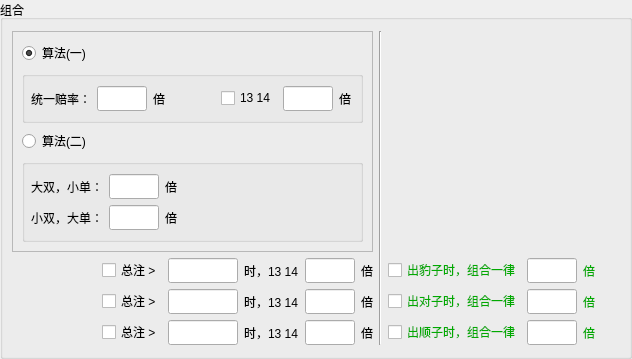
      <widget class="QGroupBox" name="groupBox_5">
       <property name="sizePolicy">
        <sizepolicy hsizetype="Fixed" vsizetype="Preferred">
         <horstretch>0</horstretch>
         <verstretch>0</verstretch>
        </sizepolicy>
       </property>
       <property name="maximumSize">
        <size>
         <width>650</width>
         <height>10000</height>
        </size>
       </property>
       <property name="title">
        <string>组合</string>
       </property>
       <layout class="QHBoxLayout" name="horizontalLayout_36">
        <property name="leftMargin">
         <number>9</number>
        </property>
        <item>
         <layout class="QVBoxLayout" name="verticalLayout_18">
          <item>
           <widget class="QFrame" name="frame">
            <property name="frameShape">
             <enum>QFrame::StyledPanel</enum>
            </property>
            <property name="frameShadow">
             <enum>QFrame::Raised</enum>
            </property>
            <layout class="QVBoxLayout" name="verticalLayout_13">
             <property name="leftMargin">
              <number>9</number>
             </property>
             <property name="topMargin">
              <number>9</number>
             </property>
             <item>
              <widget class="QRadioButton" name="rbAlg1">
               <property name="sizePolicy">
                <sizepolicy hsizetype="Fixed" vsizetype="Fixed">
                 <horstretch>0</horstretch>
                 <verstretch>0</verstretch>
                </sizepolicy>
               </property>
               <property name="text">
                <string>算法(一)</string>
               </property>
               <property name="checked">
                <bool>true</bool>
               </property>
              </widget>
             </item>
             <item>
              <widget class="QGroupBox" name="groupBox_7">
               <property name="title">
                <string/>
               </property>
               <layout class="QHBoxLayout" name="horizontalLayout_24">
                <property name="leftMargin">
                 <number>6</number>
                </property>
                <item>
                 <layout class="QHBoxLayout" name="horizontalLayout_22">
                  <item>
                   <widget class="QLabel" name="label_20">
                    <property name="text">
                     <string>统一赔率：</string>
                    </property>
                   </widget>
                  </item>
                  <item>
                   <widget class="QLineEdit" name="ledtGrpAccordLR">
                    <property name="sizePolicy">
                     <sizepolicy hsizetype="Fixed" vsizetype="Preferred">
                      <horstretch>0</horstretch>
                      <verstretch>0</verstretch>
                     </sizepolicy>
                    </property>
                    <property name="maximumSize">
                     <size>
                      <width>50</width>
                      <height>16777215</height>
                     </size>
                    </property>
                    <property name="font">
                     <font>
                      <family>微软雅黑</family>
                     </font>
                    </property>
                    <property name="styleSheet">
                     <string notr="true">color: rgb(0, 0, 255);</string>
                    </property>
                    <property name="alignment">
                     <set>Qt::AlignCenter</set>
                    </property>
                   </widget>
                  </item>
                  <item>
                   <widget class="QLabel" name="label_21">
                    <property name="text">
                     <string>倍</string>
                    </property>
                   </widget>
                  </item>
                 </layout>
                </item>
                <item>
                 <spacer name="horizontalSpacer_8">
                  <property name="orientation">
                   <enum>Qt::Horizontal</enum>
                  </property>
                  <property name="sizeHint" stdset="0">
                   <size>
                    <width>50</width>
                    <height>20</height>
                   </size>
                  </property>
                 </spacer>
                </item>
                <item>
                 <layout class="QHBoxLayout" name="horizontalLayout_23">
                  <item>
                   <widget class="QCheckBox" name="cbUseGrp1314LR">
                    <property name="text">
                     <string>13 14</string>
                    </property>
                   </widget>
                  </item>
                  <item>
                   <widget class="QLineEdit" name="ledtGrp1314LR">
                    <property name="sizePolicy">
                     <sizepolicy hsizetype="Fixed" vsizetype="Preferred">
                      <horstretch>0</horstretch>
                      <verstretch>0</verstretch>
                     </sizepolicy>
                    </property>
                    <property name="maximumSize">
                     <size>
                      <width>50</width>
                      <height>16777215</height>
                     </size>
                    </property>
                    <property name="font">
                     <font>
                      <family>微软雅黑</family>
                     </font>
                    </property>
                    <property name="styleSheet">
                     <string notr="true">color: rgb(0, 0, 255);</string>
                    </property>
                    <property name="alignment">
                     <set>Qt::AlignCenter</set>
                    </property>
                   </widget>
                  </item>
                  <item>
                   <widget class="QLabel" name="label_22">
                    <property name="sizePolicy">
                     <sizepolicy hsizetype="Fixed" vsizetype="Preferred">
                      <horstretch>0</horstretch>
                      <verstretch>0</verstretch>
                     </sizepolicy>
                    </property>
                    <property name="text">
                     <string>倍</string>
                    </property>
                   </widget>
                  </item>
                 </layout>
                </item>
               </layout>
              </widget>
             </item>
             <item>
              <widget class="QRadioButton" name="rbAlg2">
               <property name="text">
                <string>算法(二)</string>
               </property>
              </widget>
             </item>
             <item>
              <widget class="QGroupBox" name="groupBox_8">
               <property name="title">
                <string/>
               </property>
               <property name="checkable">
                <bool>false</bool>
               </property>
               <layout class="QHBoxLayout" name="horizontalLayout_27">
                <property name="leftMargin">
                 <number>6</number>
                </property>
                <item>
                 <layout class="QVBoxLayout" name="verticalLayout_14">
                  <item>
                   <layout class="QHBoxLayout" name="horizontalLayout_26">
                    <item>
                     <widget class="QLabel" name="label_23">
                      <property name="sizePolicy">
                       <sizepolicy hsizetype="Fixed" vsizetype="Preferred">
                        <horstretch>0</horstretch>
                        <verstretch>0</verstretch>
                       </sizepolicy>
                      </property>
                      <property name="text">
                       <string>大双，小单：</string>
                      </property>
                     </widget>
                    </item>
                    <item>
                     <widget class="QLineEdit" name="ledtGrpBESOLR">
                      <property name="sizePolicy">
                       <sizepolicy hsizetype="Fixed" vsizetype="Preferred">
                        <horstretch>0</horstretch>
                        <verstretch>0</verstretch>
                       </sizepolicy>
                      </property>
                      <property name="maximumSize">
                       <size>
                        <width>50</width>
                        <height>16777215</height>
                       </size>
                      </property>
                      <property name="font">
                       <font>
                        <family>微软雅黑</family>
                       </font>
                      </property>
                      <property name="styleSheet">
                       <string notr="true">color: rgb(0, 0, 255);</string>
                      </property>
                      <property name="alignment">
                       <set>Qt::AlignCenter</set>
                      </property>
                     </widget>
                    </item>
                    <item>
                     <widget class="QLabel" name="label_24">
                      <property name="sizePolicy">
                       <sizepolicy hsizetype="Fixed" vsizetype="Preferred">
                        <horstretch>0</horstretch>
                        <verstretch>0</verstretch>
                       </sizepolicy>
                      </property>
                      <property name="text">
                       <string>倍</string>
                      </property>
                     </widget>
                    </item>
                   </layout>
                  </item>
                  <item>
                   <layout class="QHBoxLayout" name="horizontalLayout_25">
                    <item>
                     <widget class="QLabel" name="label_25">
                      <property name="sizePolicy">
                       <sizepolicy hsizetype="Fixed" vsizetype="Preferred">
                        <horstretch>0</horstretch>
                        <verstretch>0</verstretch>
                       </sizepolicy>
                      </property>
                      <property name="text">
                       <string>小双，大单：</string>
                      </property>
                     </widget>
                    </item>
                    <item>
                     <widget class="QLineEdit" name="ledtGrpSEBOLR">
                      <property name="sizePolicy">
                       <sizepolicy hsizetype="Fixed" vsizetype="Preferred">
                        <horstretch>0</horstretch>
                        <verstretch>0</verstretch>
                       </sizepolicy>
                      </property>
                      <property name="maximumSize">
                       <size>
                        <width>50</width>
                        <height>16777215</height>
                       </size>
                      </property>
                      <property name="font">
                       <font>
                        <family>微软雅黑</family>
                       </font>
                      </property>
                      <property name="styleSheet">
                       <string notr="true">color: rgb(0, 0, 255);</string>
                      </property>
                      <property name="alignment">
                       <set>Qt::AlignCenter</set>
                      </property>
                     </widget>
                    </item>
                    <item>
                     <widget class="QLabel" name="label_26">
                      <property name="sizePolicy">
                       <sizepolicy hsizetype="Fixed" vsizetype="Preferred">
                        <horstretch>0</horstretch>
                        <verstretch>0</verstretch>
                       </sizepolicy>
                      </property>
                      <property name="text">
                       <string>倍</string>
                      </property>
                     </widget>
                    </item>
                   </layout>
                  </item>
                 </layout>
                </item>
                <item>
                 <spacer name="horizontalSpacer_9">
                  <property name="orientation">
                   <enum>Qt::Horizontal</enum>
                  </property>
                  <property name="sizeHint" stdset="0">
                   <size>
                    <width>30</width>
                    <height>20</height>
                   </size>
                  </property>
                 </spacer>
                </item>
               </layout>
              </widget>
             </item>
            </layout>
           </widget>
          </item>
          <item>
           <layout class="QHBoxLayout" name="horizontalLayout_34">
            <item>
             <spacer name="horizontalSpacer_10">
              <property name="orientation">
               <enum>Qt::Horizontal</enum>
              </property>
              <property name="sizeType">
               <enum>QSizePolicy::Expanding</enum>
              </property>
              <property name="sizeHint" stdset="0">
               <size>
                <width>20</width>
                <height>20</height>
               </size>
              </property>
             </spacer>
            </item>
            <item>
             <layout class="QVBoxLayout" name="verticalLayout_11">
              <item>
               <layout class="QHBoxLayout" name="horizontalLayout_28">
                <item>
                 <widget class="QCheckBox" name="cbUseGrpGross1">
                  <property name="text">
                   <string>总注 &gt;</string>
                  </property>
                 </widget>
                </item>
                <item>
                 <widget class="QLineEdit" name="ledtGrpGross1">
                  <property name="sizePolicy">
                   <sizepolicy hsizetype="Fixed" vsizetype="Preferred">
                    <horstretch>0</horstretch>
                    <verstretch>0</verstretch>
                   </sizepolicy>
                  </property>
                  <property name="maximumSize">
                   <size>
                    <width>70</width>
                    <height>16777215</height>
                   </size>
                  </property>
                  <property name="font">
                   <font>
                    <family>微软雅黑</family>
                   </font>
                  </property>
                  <property name="styleSheet">
                   <string notr="true">color: rgb(0, 0, 255);</string>
                  </property>
                  <property name="alignment">
                   <set>Qt::AlignCenter</set>
                  </property>
                 </widget>
                </item>
                <item>
                 <widget class="QLabel" name="label_27">
                  <property name="text">
                   <string>时，13 14</string>
                  </property>
                 </widget>
                </item>
                <item>
                 <widget class="QLineEdit" name="ledtGrpGrossTimes1">
                  <property name="sizePolicy">
                   <sizepolicy hsizetype="Fixed" vsizetype="Preferred">
                    <horstretch>0</horstretch>
                    <verstretch>0</verstretch>
                   </sizepolicy>
                  </property>
                  <property name="maximumSize">
                   <size>
                    <width>50</width>
                    <height>16777215</height>
                   </size>
                  </property>
                  <property name="font">
                   <font>
                    <family>微软雅黑</family>
                   </font>
                  </property>
                  <property name="styleSheet">
                   <string notr="true">color: rgb(0, 0, 255);</string>
                  </property>
                  <property name="alignment">
                   <set>Qt::AlignCenter</set>
                  </property>
                 </widget>
                </item>
                <item>
                 <widget class="QLabel" name="label_28">
                  <property name="sizePolicy">
                   <sizepolicy hsizetype="Fixed" vsizetype="Preferred">
                    <horstretch>0</horstretch>
                    <verstretch>0</verstretch>
                   </sizepolicy>
                  </property>
                  <property name="text">
                   <string>倍</string>
                  </property>
                 </widget>
                </item>
               </layout>
              </item>
              <item>
               <layout class="QHBoxLayout" name="horizontalLayout_29">
                <item>
                 <widget class="QCheckBox" name="cbUseGrpGross2">
                  <property name="text">
                   <string>总注 &gt;</string>
                  </property>
                 </widget>
                </item>
                <item>
                 <widget class="QLineEdit" name="ledtGrpGross2">
                  <property name="sizePolicy">
                   <sizepolicy hsizetype="Fixed" vsizetype="Preferred">
                    <horstretch>0</horstretch>
                    <verstretch>0</verstretch>
                   </sizepolicy>
                  </property>
                  <property name="maximumSize">
                   <size>
                    <width>70</width>
                    <height>16777215</height>
                   </size>
                  </property>
                  <property name="font">
                   <font>
                    <family>微软雅黑</family>
                   </font>
                  </property>
                  <property name="styleSheet">
                   <string notr="true">color: rgb(0, 0, 255);</string>
                  </property>
                  <property name="alignment">
                   <set>Qt::AlignCenter</set>
                  </property>
                 </widget>
                </item>
                <item>
                 <widget class="QLabel" name="label_29">
                  <property name="text">
                   <string>时，13 14</string>
                  </property>
                 </widget>
                </item>
                <item>
                 <widget class="QLineEdit" name="ledtGrpGrossTimes2">
                  <property name="sizePolicy">
                   <sizepolicy hsizetype="Fixed" vsizetype="Preferred">
                    <horstretch>0</horstretch>
                    <verstretch>0</verstretch>
                   </sizepolicy>
                  </property>
                  <property name="maximumSize">
                   <size>
                    <width>50</width>
                    <height>16777215</height>
                   </size>
                  </property>
                  <property name="font">
                   <font>
                    <family>微软雅黑</family>
                   </font>
                  </property>
                  <property name="styleSheet">
                   <string notr="true">color: rgb(0, 0, 255);</string>
                  </property>
                  <property name="alignment">
                   <set>Qt::AlignCenter</set>
                  </property>
                 </widget>
                </item>
                <item>
                 <widget class="QLabel" name="label_30">
                  <property name="sizePolicy">
                   <sizepolicy hsizetype="Fixed" vsizetype="Preferred">
                    <horstretch>0</horstretch>
                    <verstretch>0</verstretch>
                   </sizepolicy>
                  </property>
                  <property name="text">
                   <string>倍</string>
                  </property>
                 </widget>
                </item>
               </layout>
              </item>
              <item>
               <layout class="QHBoxLayout" name="horizontalLayout_30">
                <item>
                 <widget class="QCheckBox" name="cbUseGrpGross3">
                  <property name="text">
                   <string>总注 &gt;</string>
                  </property>
                 </widget>
                </item>
                <item>
                 <widget class="QLineEdit" name="ledtGrpGross3">
                  <property name="sizePolicy">
                   <sizepolicy hsizetype="Fixed" vsizetype="Preferred">
                    <horstretch>0</horstretch>
                    <verstretch>0</verstretch>
                   </sizepolicy>
                  </property>
                  <property name="maximumSize">
                   <size>
                    <width>70</width>
                    <height>16777215</height>
                   </size>
                  </property>
                  <property name="font">
                   <font>
                    <family>微软雅黑</family>
                   </font>
                  </property>
                  <property name="styleSheet">
                   <string notr="true">color: rgb(0, 0, 255);</string>
                  </property>
                  <property name="alignment">
                   <set>Qt::AlignCenter</set>
                  </property>
                 </widget>
                </item>
                <item>
                 <widget class="QLabel" name="label_31">
                  <property name="text">
                   <string>时，13 14</string>
                  </property>
                 </widget>
                </item>
                <item>
                 <widget class="QLineEdit" name="ledtGrpGrossTimes3">
                  <property name="sizePolicy">
                   <sizepolicy hsizetype="Fixed" vsizetype="Preferred">
                    <horstretch>0</horstretch>
                    <verstretch>0</verstretch>
                   </sizepolicy>
                  </property>
                  <property name="maximumSize">
                   <size>
                    <width>50</width>
                    <height>16777215</height>
                   </size>
                  </property>
                  <property name="font">
                   <font>
                    <family>微软雅黑</family>
                   </font>
                  </property>
                  <property name="styleSheet">
                   <string notr="true">color: rgb(0, 0, 255);</string>
                  </property>
                  <property name="alignment">
                   <set>Qt::AlignCenter</set>
                  </property>
                 </widget>
                </item>
                <item>
                 <widget class="QLabel" name="label_32">
                  <property name="sizePolicy">
                   <sizepolicy hsizetype="Fixed" vsizetype="Preferred">
                    <horstretch>0</horstretch>
                    <verstretch>0</verstretch>
                   </sizepolicy>
                  </property>
                  <property name="text">
                   <string>倍</string>
                  </property>
                 </widget>
                </item>
               </layout>
              </item>
             </layout>
            </item>
           </layout>
          </item>
         </layout>
        </item>
        <item>
         <widget class="Line" name="line_2">
          <property name="orientation">
           <enum>Qt::Vertical</enum>
          </property>
         </widget>
        </item>
        <item>
         <layout class="QVBoxLayout" name="verticalLayout_17">
          <item>
           <spacer name="verticalSpacer_4">
            <property name="orientation">
             <enum>Qt::Vertical</enum>
            </property>
            <property name="sizeHint" stdset="0">
             <size>
              <width>20</width>
              <height>40</height>
             </size>
            </property>
           </spacer>
          </item>
          <item>
           <layout class="QVBoxLayout" name="verticalLayout_12">
            <item>
             <layout class="QHBoxLayout" name="horizontalLayout_31">
              <item>
               <widget class="QCheckBox" name="cbUseGrpLikeCard1">
                <property name="font">
                 <font>
                  <family>微软雅黑</family>
                 </font>
                </property>
                <property name="styleSheet">
                 <string notr="true">color: rgb(0, 170, 0);</string>
                </property>
                <property name="text">
                 <string>出豹子时，组合一律</string>
                </property>
               </widget>
              </item>
              <item>
               <widget class="QLineEdit" name="ledtGrpLikeCardTimes1">
                <property name="sizePolicy">
                 <sizepolicy hsizetype="Fixed" vsizetype="Preferred">
                  <horstretch>0</horstretch>
                  <verstretch>0</verstretch>
                 </sizepolicy>
                </property>
                <property name="maximumSize">
                 <size>
                  <width>50</width>
                  <height>16777215</height>
                 </size>
                </property>
                <property name="font">
                 <font>
                  <family>微软雅黑</family>
                 </font>
                </property>
                <property name="styleSheet">
                 <string notr="true">color: rgb(0, 0, 255);</string>
                </property>
                <property name="alignment">
                 <set>Qt::AlignCenter</set>
                </property>
               </widget>
              </item>
              <item>
               <widget class="QLabel" name="label_33">
                <property name="sizePolicy">
                 <sizepolicy hsizetype="Fixed" vsizetype="Preferred">
                  <horstretch>0</horstretch>
                  <verstretch>0</verstretch>
                 </sizepolicy>
                </property>
                <property name="font">
                 <font>
                  <family>微软雅黑</family>
                 </font>
                </property>
                <property name="styleSheet">
                 <string notr="true">color: rgb(0, 170, 0);</string>
                </property>
                <property name="text">
                 <string>倍</string>
                </property>
               </widget>
              </item>
             </layout>
            </item>
            <item>
             <layout class="QHBoxLayout" name="horizontalLayout_32">
              <item>
               <widget class="QCheckBox" name="cbUseGrpLikeCard2">
                <property name="font">
                 <font>
                  <family>微软雅黑</family>
                 </font>
                </property>
                <property name="styleSheet">
                 <string notr="true">color: rgb(0, 170, 0);</string>
                </property>
                <property name="text">
                 <string>出对子时，组合一律</string>
                </property>
               </widget>
              </item>
              <item>
               <widget class="QLineEdit" name="ledtGrpLikeCardTimes2">
                <property name="sizePolicy">
                 <sizepolicy hsizetype="Fixed" vsizetype="Preferred">
                  <horstretch>0</horstretch>
                  <verstretch>0</verstretch>
                 </sizepolicy>
                </property>
                <property name="maximumSize">
                 <size>
                  <width>50</width>
                  <height>16777215</height>
                 </size>
                </property>
                <property name="font">
                 <font>
                  <family>微软雅黑</family>
                 </font>
                </property>
                <property name="styleSheet">
                 <string notr="true">color: rgb(0, 0, 255);</string>
                </property>
                <property name="alignment">
                 <set>Qt::AlignCenter</set>
                </property>
               </widget>
              </item>
              <item>
               <widget class="QLabel" name="label_34">
                <property name="sizePolicy">
                 <sizepolicy hsizetype="Fixed" vsizetype="Preferred">
                  <horstretch>0</horstretch>
                  <verstretch>0</verstretch>
                 </sizepolicy>
                </property>
                <property name="font">
                 <font>
                  <family>微软雅黑</family>
                 </font>
                </property>
                <property name="styleSheet">
                 <string notr="true">color: rgb(0, 170, 0);</string>
                </property>
                <property name="text">
                 <string>倍</string>
                </property>
               </widget>
              </item>
             </layout>
            </item>
            <item>
             <layout class="QHBoxLayout" name="horizontalLayout_33">
              <item>
               <widget class="QCheckBox" name="cbUseGrpLikeCard3">
                <property name="font">
                 <font>
                  <family>微软雅黑</family>
                 </font>
                </property>
                <property name="styleSheet">
                 <string notr="true">color: rgb(0, 170, 0);</string>
                </property>
                <property name="text">
                 <string>出顺子时，组合一律</string>
                </property>
               </widget>
              </item>
              <item>
               <widget class="QLineEdit" name="ledtGrpLikeCardTimes3">
                <property name="sizePolicy">
                 <sizepolicy hsizetype="Fixed" vsizetype="Preferred">
                  <horstretch>0</horstretch>
                  <verstretch>0</verstretch>
                 </sizepolicy>
                </property>
                <property name="maximumSize">
                 <size>
                  <width>50</width>
                  <height>16777215</height>
                 </size>
                </property>
                <property name="font">
                 <font>
                  <family>微软雅黑</family>
                 </font>
                </property>
                <property name="styleSheet">
                 <string notr="true">color: rgb(0, 0, 255);</string>
                </property>
                <property name="alignment">
                 <set>Qt::AlignCenter</set>
                </property>
               </widget>
              </item>
              <item>
               <widget class="QLabel" name="label_35">
                <property name="sizePolicy">
                 <sizepolicy hsizetype="Fixed" vsizetype="Preferred">
                  <horstretch>0</horstretch>
                  <verstretch>0</verstretch>
                 </sizepolicy>
                </property>
                <property name="font">
                 <font>
                  <family>微软雅黑</family>
                 </font>
                </property>
                <property name="styleSheet">
                 <string notr="true">color: rgb(0, 170, 0);</string>
                </property>
                <property name="text">
                 <string>倍</string>
                </property>
               </widget>
              </item>
             </layout>
            </item>
           </layout>
          </item>
         </layout>
        </item>
        <item>
         <spacer name="horizontalSpacer_11">
          <property name="orientation">
           <enum>Qt::Horizontal</enum>
          </property>
          <property name="sizeType">
           <enum>QSizePolicy::Preferred</enum>
          </property>
          <property name="sizeHint" stdset="0">
           <size>
            <width>23</width>
            <height>20</height>
           </size>
          </property>
         </spacer>
        </item>
       </layout>
      </widget>
